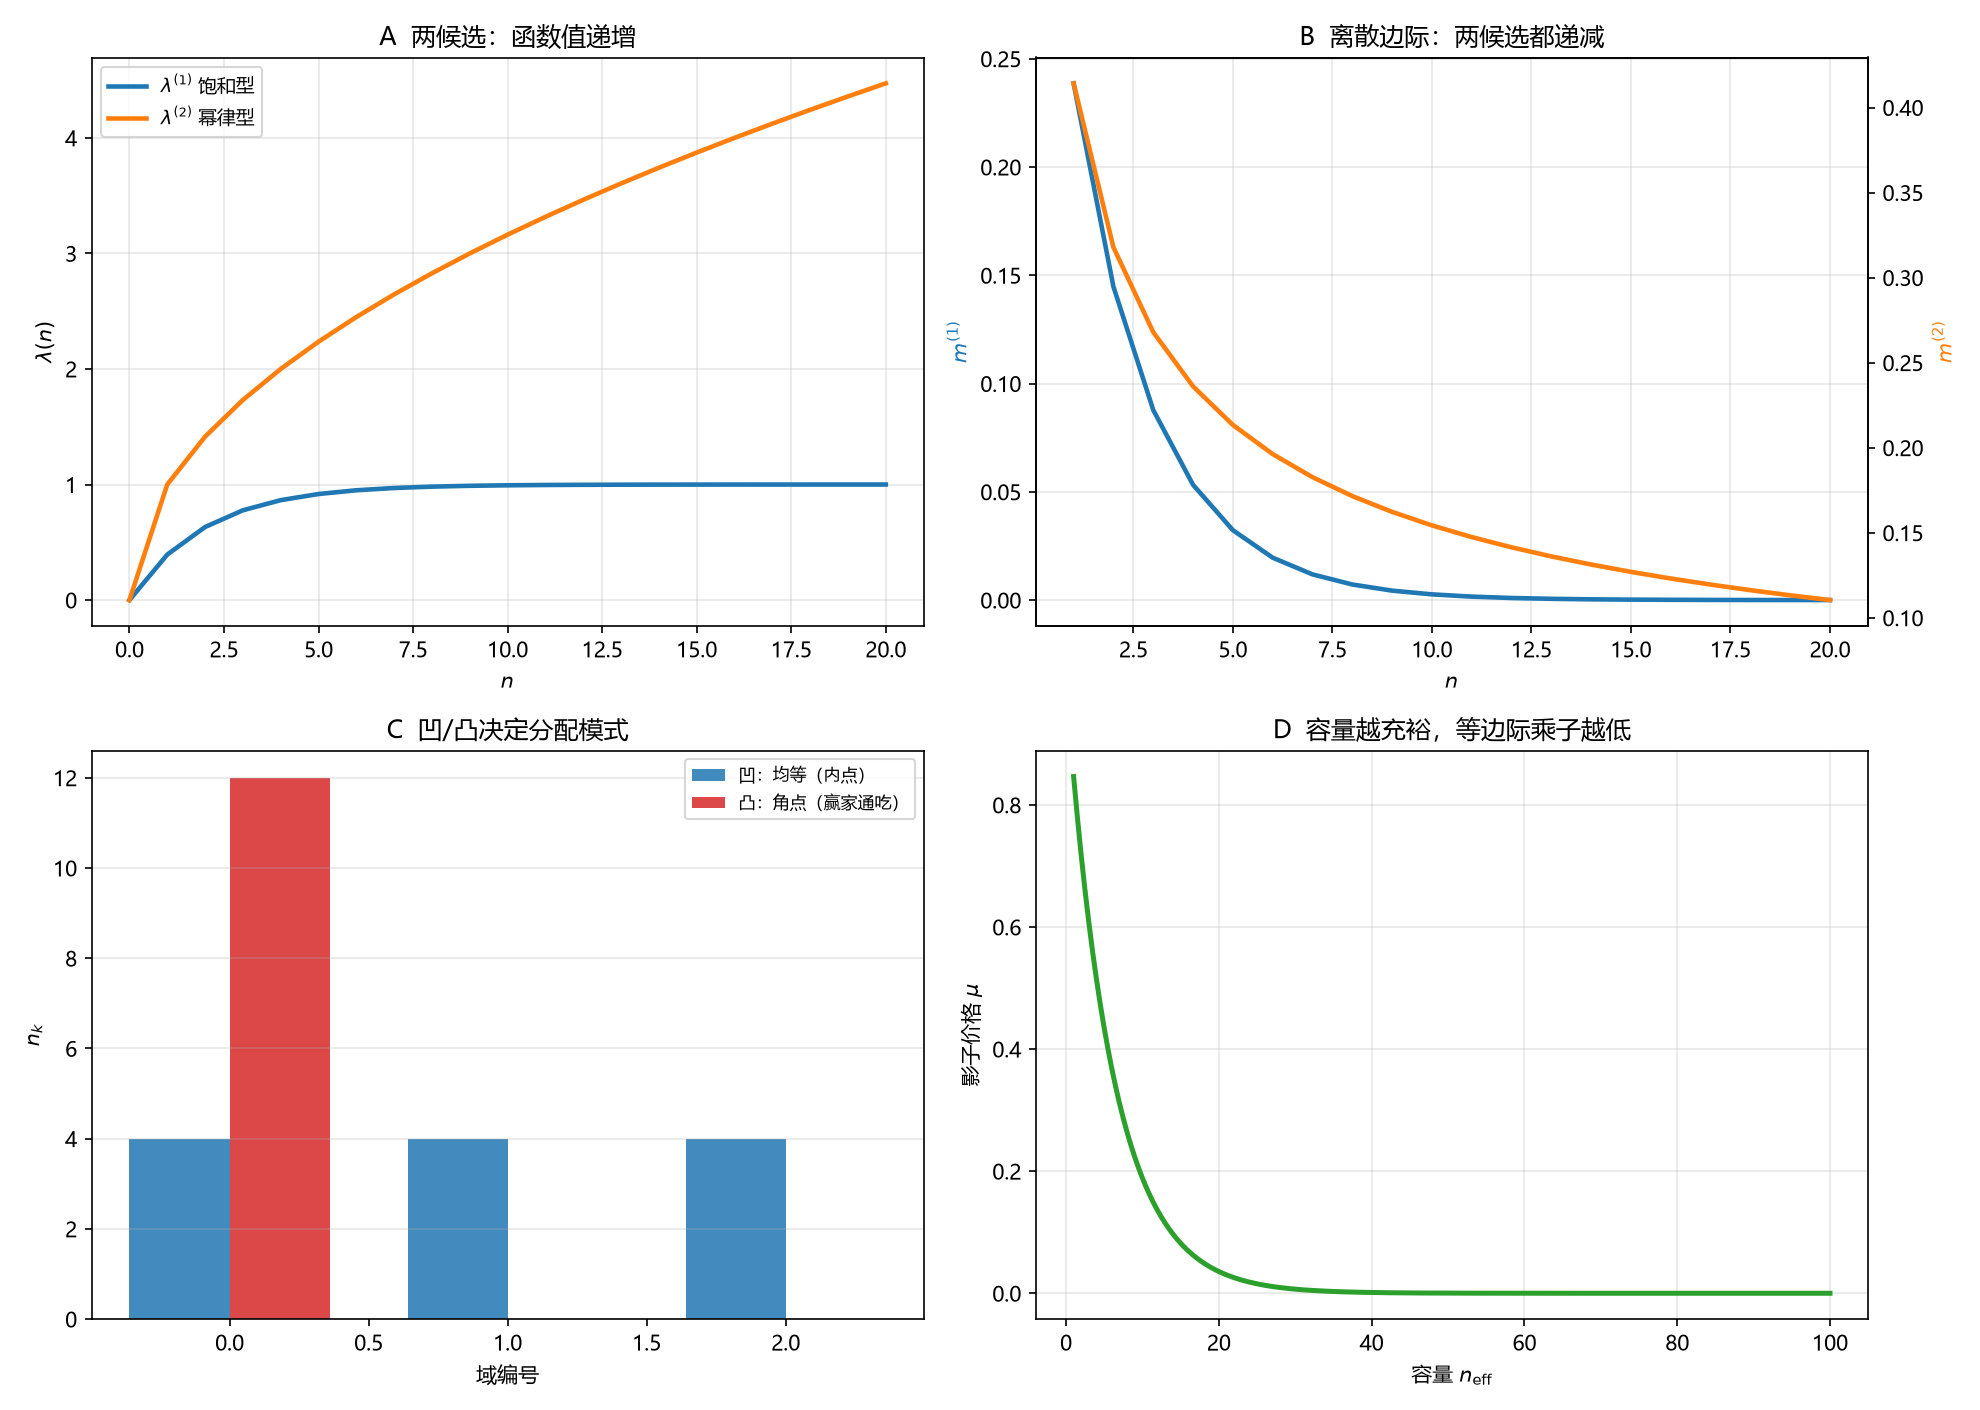

Here is the Python script that generated this plot:
# -*- coding: utf-8 -*-
"""
环 16／临-2 等边际凹性判据的数值核对。

1. (16.A1) 饱和型、(16.A2) 幂律型的 lambda(n) 与边际 m(n)；
2. 单步转移增益 m(i)-m(j-1) 扫描：凹情形全正、凸情形全负；
3. 凹分配（内点均等）vs 凸分配（角点赢家通吃）；
4. 影子价格 mu 随容量 n_eff 下降。

由 (2.3)-(2.5) 直接计算，无拟合。
"""

import csv
import os

import numpy as np
import matplotlib
matplotlib.use("Agg")
import matplotlib.pyplot as plt

plt.rcParams["font.sans-serif"] = ["Microsoft YaHei", "SimHei", "DejaVu Sans"]
plt.rcParams["axes.unicode_minus"] = False

HERE = os.path.dirname(os.path.abspath(__file__))
OUT_PNG = os.path.join(HERE, "环16_临2_等边际凹性判据.png")
OUT_CSV = os.path.join(HERE, "环16_临2_等边际凹性判据.csv")

LINF, N0 = 1.0, 2.0
LAM0, BETA = 1.0, 0.5
BETA_CONVEX = 1.5


def lam_sat(n):
    return LINF * (1 - np.exp(-np.asarray(n, dtype=float) / N0))


def lam_pow(n, beta):
    return LAM0 * np.asarray(n, dtype=float) ** beta


def marg(f, n):
    return f(n + 1) - f(n)


def main():
    rows = []
    ns = np.arange(0, 21)

    # A 两候选的 lambda 与边际
    ms_sat = marg(lam_sat, ns)
    ms_pow = marg(lambda n: lam_pow(n, BETA), ns)
    print("A 边际递减核对")
    for n in (0, 5, 10, 20):
        print(f"  n={n}: m_sat={ms_sat[n]:.6f}, m_pow={ms_pow[n]:.6f}")
        rows.append(("marg", n, float(ms_sat[n]), float(ms_pow[n]), np.nan))
    print(f"  m_sat 严格递减: {bool(np.all(np.diff(ms_sat) < 0))}")
    print(f"  m_pow 严格递减: {bool(np.all(np.diff(ms_pow) < -1e-12))}")

    # B 转移增益 m(i)-m(j-1) 扫描
    print("\nB 单步转移增益")
    I, J = np.meshgrid(np.arange(0, 8), np.arange(2, 10))
    mask = I + 1 < J
    gain_concave = np.where(mask, marg(lam_sat, I) - marg(lam_sat, J - 1), np.nan)
    gain_convex = np.where(mask,
                           marg(lambda n: lam_pow(n, BETA_CONVEX), I)
                           - marg(lambda n: lam_pow(n, BETA_CONVEX), J - 1),
                           np.nan)
    valid_c = gain_concave[~np.isnan(gain_concave)]
    valid_v = gain_convex[~np.isnan(gain_convex)]
    print(f"  凹情形增益最小值={valid_c.min():.6f}（应 >0）")
    print(f"  凸情形增益最大值={valid_v.max():.6f}（应 <0）")
    for a, b, c, d in zip(I.ravel()[::12], J.ravel()[::12],
                          gain_concave.ravel()[::12], gain_convex.ravel()[::12]):
        rows.append(("transfer", int(a), int(b), float(c) if not np.isnan(c) else np.nan,
                     float(d) if not np.isnan(d) else np.nan))

    # C 凹 vs 凸分配（总预算 12，三域）
    print("\nC 分配模式")
    total, K = 12, 3
    split_even = [total // K] * K
    split_corner = [total] + [0] * (K - 1)
    tot_even = float(np.sum(lam_pow(split_even, BETA)))
    tot_corner = float(np.sum(lam_pow(split_corner, BETA)))
    tot_even_v = float(np.sum(lam_pow(split_even, BETA_CONVEX)))
    tot_corner_v = float(np.sum(lam_pow(split_corner, BETA_CONVEX)))
    print(f"  凹(beta=0.5): 均等={tot_even:.4f} > 角点={tot_corner:.4f}")
    print(f"  凸(beta=1.5): 均等={tot_even_v:.4f} < 角点={tot_corner_v:.4f}")
    for k in range(K):
        rows.append(("alloc", k, split_even[k], split_corner[k], np.nan))

    # D 影子价格 mu 随 n_eff 下降
    print("\nD 影子价格")
    neffs = np.linspace(1, 100, 200)
    # 均等分配 n_k = neff/K，总 lambda = K*linf*(1-exp(-neff/(K*n0)))
    # mu = d(total)/d(neff) = linf*exp(-neff/(K*n0))
    mus = LINF * np.exp(-neffs / (K * N0))
    for x in (1, 10, 50, 100):
        mu = LINF * np.exp(-x / (K * N0))
        print(f"  n_eff={x}: mu={mu:.6f}")
        rows.append(("shadow", x, mu, np.nan, np.nan))

    with open(OUT_CSV, "w", newline="", encoding="utf-8-sig") as fh:
        wr = csv.writer(fh)
        wr.writerow(["kind", "x", "y", "y_ref", "extra"])
        wr.writerows(rows)

    fig, ax = plt.subplots(2, 2, figsize=(13.2, 9.4))

    ax[0, 0].plot(ns, lam_sat(ns), lw=2.2, label=r"$\lambda^{(1)}$ 饱和型")
    ax[0, 0].plot(ns, lam_pow(ns, BETA), lw=2.2, label=r"$\lambda^{(2)}$ 幂律型")
    ax[0, 0].set_xlabel(r"$n$")
    ax[0, 0].set_ylabel(r"$\lambda(n)$")
    ax[0, 0].set_title("A  两候选：函数值递增")
    ax[0, 0].legend(fontsize=9)
    ax[0, 0].grid(alpha=0.3)

    ax2 = ax[0, 1].twinx()
    ax[0, 1].plot(ns[1:], ms_sat[1:], lw=2.2, color="tab:blue", label=r"$m^{(1)}$")
    ax2.plot(ns[1:], ms_pow[1:], lw=2.2, color="tab:orange", label=r"$m^{(2)}$")
    ax[0, 1].set_xlabel(r"$n$")
    ax[0, 1].set_ylabel(r"$m^{(1)}$", color="tab:blue")
    ax2.set_ylabel(r"$m^{(2)}$", color="tab:orange")
    ax[0, 1].set_title("B  离散边际：两候选都递减")
    ax[0, 1].grid(alpha=0.3)

    x = np.arange(K)
    ax[1, 0].bar(x - 0.18, split_even, 0.36, label="凹：均等（内点）",
                 color="tab:blue", alpha=0.85)
    ax[1, 0].bar(x + 0.18, split_corner, 0.36, label="凸：角点（赢家通吃）",
                 color="tab:red", alpha=0.85)
    ax[1, 0].set_xlabel("域编号")
    ax[1, 0].set_ylabel(r"$n_k$")
    ax[1, 0].set_title("C  凹/凸决定分配模式")
    ax[1, 0].legend(fontsize=8)
    ax[1, 0].grid(alpha=0.3, axis="y")

    ax[1, 1].plot(neffs, mus, lw=2.4, color="tab:green")
    ax[1, 1].set_xlabel(r"容量 $n_{\rm eff}$")
    ax[1, 1].set_ylabel(r"影子价格 $\mu$")
    ax[1, 1].set_title("D  容量越充裕，等边际乘子越低")
    ax[1, 1].grid(alpha=0.3)

    fig.tight_layout()
    fig.savefig(OUT_PNG, dpi=150)
    plt.close(fig)
    print("\nsaved:", OUT_PNG)
    print("saved:", OUT_CSV)


if __name__ == "__main__":
    main()
